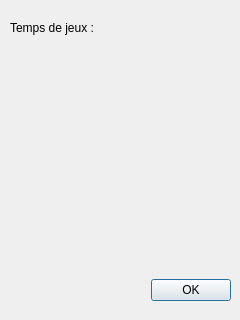
<?xml version="1.0" encoding="UTF-8"?>
<ui version="4.0">
 <class>DialogStatistics</class>
 <widget class="QDialog" name="DialogStatistics">
  <property name="geometry">
   <rect>
    <x>0</x>
    <y>0</y>
    <width>240</width>
    <height>320</height>
   </rect>
  </property>
  <property name="windowTitle">
   <string>Dialog</string>
  </property>
  <widget class="QDialogButtonBox" name="ButtonOk">
   <property name="geometry">
    <rect>
     <x>10</x>
     <y>270</y>
     <width>221</width>
     <height>41</height>
    </rect>
   </property>
   <property name="orientation">
    <enum>Qt::Horizontal</enum>
   </property>
   <property name="standardButtons">
    <set>QDialogButtonBox::Ok</set>
   </property>
  </widget>
  <widget class="QLabel" name="label">
   <property name="geometry">
    <rect>
     <x>10</x>
     <y>20</y>
     <width>91</width>
     <height>16</height>
    </rect>
   </property>
   <property name="text">
    <string>Temps de jeux : </string>
   </property>
  </widget>
 </widget>
 <resources/>
 <connections>
  <connection>
   <sender>ButtonOk</sender>
   <signal>accepted()</signal>
   <receiver>DialogStatistics</receiver>
   <slot>accept()</slot>
   <hints>
    <hint type="sourcelabel">
     <x>248</x>
     <y>254</y>
    </hint>
    <hint type="destinationlabel">
     <x>157</x>
     <y>274</y>
    </hint>
   </hints>
  </connection>
  <connection>
   <sender>ButtonOk</sender>
   <signal>rejected()</signal>
   <receiver>DialogStatistics</receiver>
   <slot>reject()</slot>
   <hints>
    <hint type="sourcelabel">
     <x>316</x>
     <y>260</y>
    </hint>
    <hint type="destinationlabel">
     <x>286</x>
     <y>274</y>
    </hint>
   </hints>
  </connection>
 </connections>
</ui>
